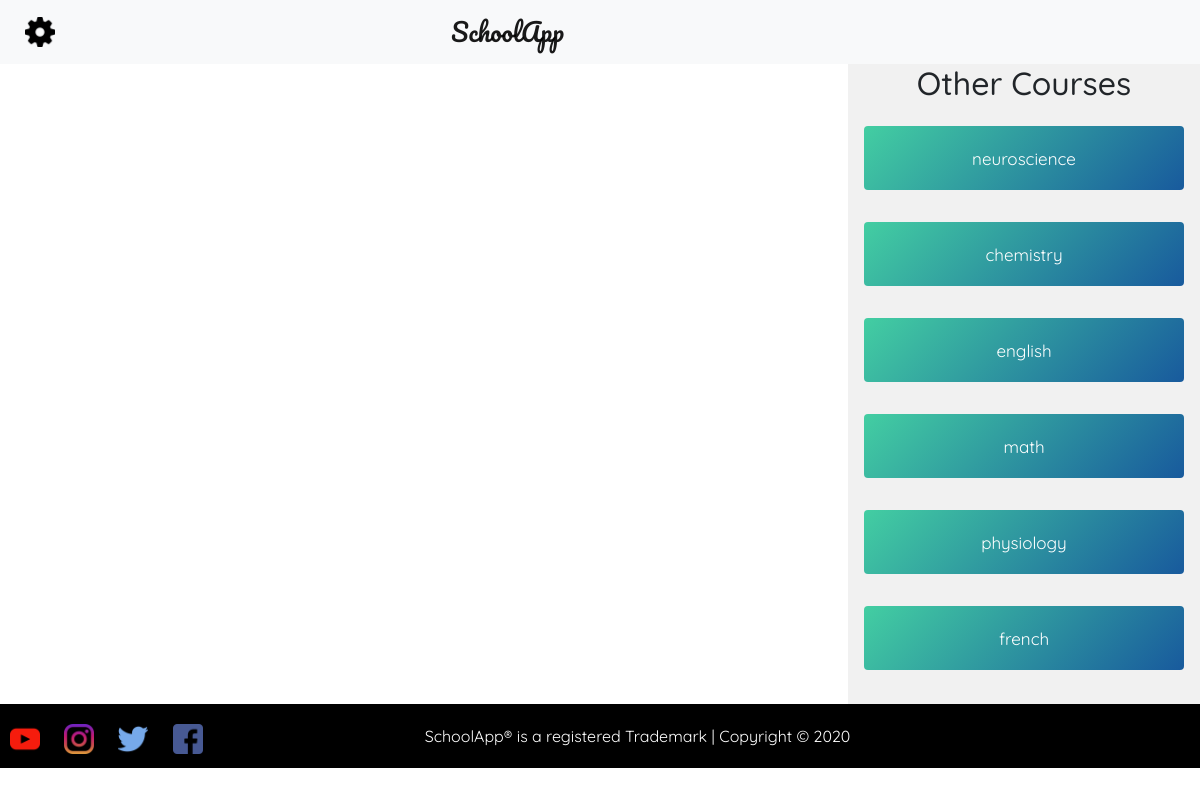
The page /videolectures/videolists/?sub=programming on the database its author committed.
### videolectures/models.py (models this page shows, shortened)
class videocourses(models.Model):
    courseid = models.AutoField(primary_key=True)
    coursename = models.CharField(max_length=200)
    coursedescription = models.TextField(max_length=3000)

### videolectures/views.py (the view)
def videolists(request):
    query = request.GET['sub']
    obj = videolectures.objects.filter(videoSubject=query)
    objs  = videocourses.objects.all()
    objss = list(objs)
    for i in objss:
        if i.coursename == query:
            objss.remove(i)
    params = {'obj':obj,'objs':objss[0:6]}
    return render(request,'videolectures/videolist.html',params)

### videolectures/templates/videolectures/videolist.html (shortened to what this page needs)
{% extends 'schoolsystem/base.html' %}
{% block content %}
<div class="wholebodycontainer">
<div class="videocontainers">
</div>
<div class="othercourseselection">
  <h2 style="font-family: quicksand;">Other Courses</h2>
  {% for i in objs %}
  <a href="/videolectures/videolists/?sub={{i.coursename}}">
  <div class="coursecards">
    <p>{{i.coursename}}</p>
  </div>
</a>
{% endfor %}
</div>
</div>
{% endblock %}

### videolectures/templates/videolectures/videolist.html (style rules this page uses)
.videocontainers { display: flex; flex-direction: column; overflow-y: scroll; height: 40rem; width: 88rem; }
.othercourseselection { background-color: #f1f1f1; width: 42rem; margin-left: 7rem; display: flex; flex-direction: column; align-items: center; }
.wholebodycontainer { display: flex; }
.coursecards { color: white; width: 20rem; height: 4rem; border-radius: 4px; background-image: linear-gradient(135deg,#FEAC5E,#C779D0,#4BC0C8); background-image: linear-gradient(135deg,#43cea2,#185a9d); margin: 1rem; display: flex; align-items: center; justify-content: center; font-size: 17px; font-family: 'Quicksand'; }
p { margin-top: 17px; }
a { text-decoration: none; }

### rows shown on the page
videocourses: coursename "neuroscience"
videocourses: coursename "chemistry"
videocourses: coursename "english"
videocourses: coursename "math"
videocourses: coursename "physiology"
videocourses: coursename "french"
